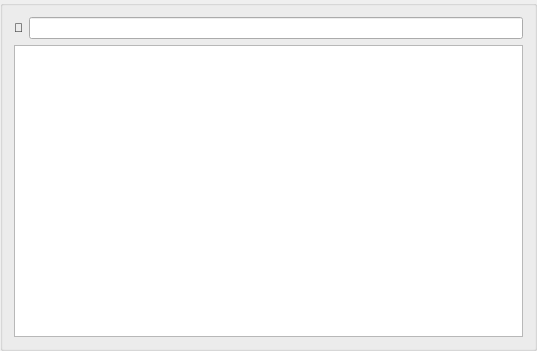
<?xml version="1.0" encoding="UTF-8"?>
<ui version="4.0">
 <class>BowmanView</class>
 <widget class="QGroupBox" name="BowmanView">
  <property name="geometry">
   <rect>
    <x>0</x>
    <y>0</y>
    <width>537</width>
    <height>351</height>
   </rect>
  </property>
  <property name="windowTitle">
   <string>Form</string>
  </property>
  <layout class="QVBoxLayout" name="verticalLayout">
   <item>
    <layout class="QHBoxLayout" name="horizontalLayout">
     <item>
      <widget class="QLabel" name="label">
       <property name="text">
        <string>🔎</string>
       </property>
      </widget>
     </item>
     <item>
      <widget class="QLineEdit" name="filter"/>
     </item>
    </layout>
   </item>
   <item>
    <widget class="QTreeView" name="functions">
     <property name="headerHidden">
      <bool>true</bool>
     </property>
    </widget>
   </item>
  </layout>
 </widget>
 <resources/>
 <connections/>
</ui>
